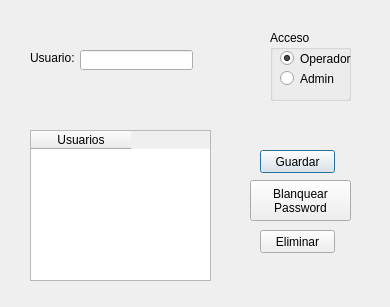
<?xml version="1.0" encoding="UTF-8"?>
<ui version="4.0">
 <class>dlgAdminUsuarios</class>
 <widget class="QDialog" name="dlgAdminUsuarios">
  <property name="geometry">
   <rect>
    <x>0</x>
    <y>0</y>
    <width>390</width>
    <height>307</height>
   </rect>
  </property>
  <property name="windowTitle">
   <string>Administración de Usuarios</string>
  </property>
  <widget class="QLabel" name="lblUsuario">
   <property name="geometry">
    <rect>
     <x>30</x>
     <y>50</y>
     <width>51</width>
     <height>16</height>
    </rect>
   </property>
   <property name="text">
    <string>Usuario:</string>
   </property>
  </widget>
  <widget class="QLineEdit" name="leUsuario">
   <property name="geometry">
    <rect>
     <x>80</x>
     <y>50</y>
     <width>113</width>
     <height>20</height>
    </rect>
   </property>
  </widget>
  <widget class="QGroupBox" name="gbAcceso">
   <property name="geometry">
    <rect>
     <x>270</x>
     <y>30</y>
     <width>81</width>
     <height>71</height>
    </rect>
   </property>
   <property name="title">
    <string>Acceso</string>
   </property>
   <widget class="QRadioButton" name="rbOperador">
    <property name="geometry">
     <rect>
      <x>10</x>
      <y>20</y>
      <width>82</width>
      <height>17</height>
     </rect>
    </property>
    <property name="text">
     <string>Operador</string>
    </property>
    <property name="checked">
     <bool>true</bool>
    </property>
   </widget>
   <widget class="QRadioButton" name="rbAdmin">
    <property name="geometry">
     <rect>
      <x>10</x>
      <y>40</y>
      <width>82</width>
      <height>17</height>
     </rect>
    </property>
    <property name="text">
     <string>Admin</string>
    </property>
   </widget>
  </widget>
  <widget class="QPushButton" name="pbGuardar">
   <property name="geometry">
    <rect>
     <x>260</x>
     <y>150</y>
     <width>75</width>
     <height>23</height>
    </rect>
   </property>
   <property name="text">
    <string>Guardar</string>
   </property>
  </widget>
  <widget class="QPushButton" name="pbBlanquearPass">
   <property name="enabled">
    <bool>true</bool>
   </property>
   <property name="geometry">
    <rect>
     <x>250</x>
     <y>180</y>
     <width>101</width>
     <height>41</height>
    </rect>
   </property>
   <property name="text">
    <string>Blanquear
Password</string>
   </property>
   <property name="flat">
    <bool>false</bool>
   </property>
  </widget>
  <widget class="QTableWidget" name="twUsuarios">
   <property name="geometry">
    <rect>
     <x>30</x>
     <y>130</y>
     <width>181</width>
     <height>151</height>
    </rect>
   </property>
   <property name="editTriggers">
    <set>QAbstractItemView::NoEditTriggers</set>
   </property>
   <property name="showGrid">
    <bool>false</bool>
   </property>
   <property name="rowCount">
    <number>0</number>
   </property>
   <property name="columnCount">
    <number>1</number>
   </property>
   <column>
    <property name="text">
     <string>Usuarios</string>
    </property>
   </column>
  </widget>
  <widget class="QPushButton" name="pbEliminar">
   <property name="geometry">
    <rect>
     <x>260</x>
     <y>230</y>
     <width>75</width>
     <height>23</height>
    </rect>
   </property>
   <property name="text">
    <string>Eliminar</string>
   </property>
  </widget>
 </widget>
 <tabstops>
  <tabstop>leUsuario</tabstop>
  <tabstop>rbOperador</tabstop>
  <tabstop>rbAdmin</tabstop>
  <tabstop>pbGuardar</tabstop>
  <tabstop>pbBlanquearPass</tabstop>
 </tabstops>
 <resources/>
 <connections/>
</ui>
